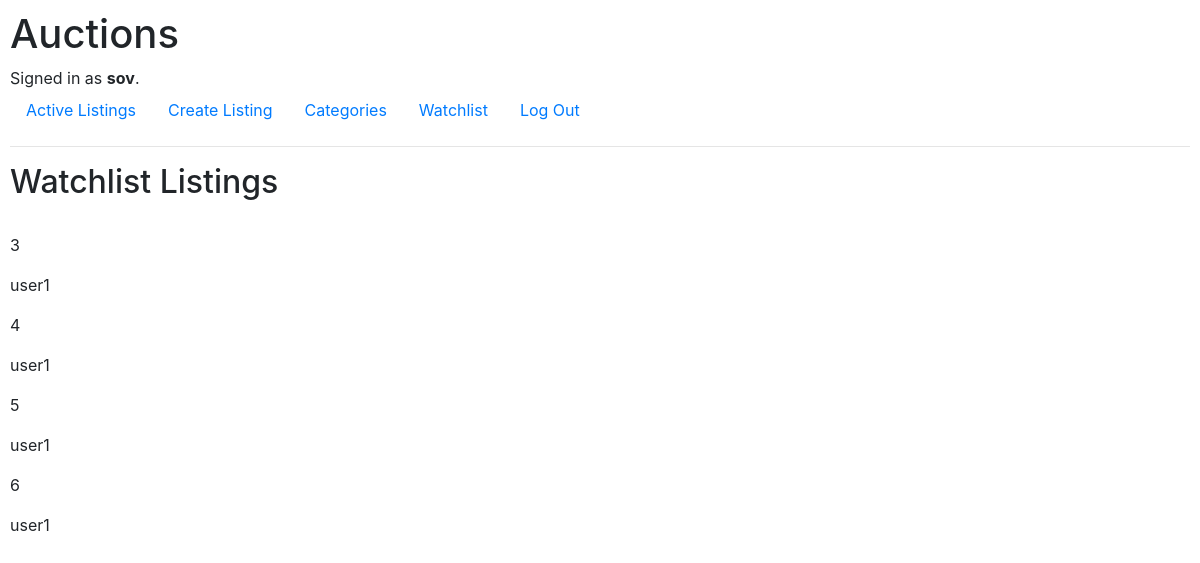
Screenshot of /view_watchlist (signed in) with the database file from the repository.
### auctions/models.py (models this page shows, shortened)
class User(AbstractUser):
    pass

class Watchlists(models.Model):
	owner = models.ForeignKey(User, on_delete=models.CASCADE)
	products = models.ForeignKey(Listings, on_delete=models.CASCADE, blank=True, related_name="listing")

### auctions/views.py (the view)
# urls.py: path("view_watchlist", views.view_watchlist, name="view_watchlist"),
def view_watchlist(request):
    w = Watchlists.objects.filter(owner = 3)
    return render(request, "auctions/watchlist.html",{
        "listings": w
    })

### auctions/templates/auctions/watchlist.html (shortened to what this page needs)
{% extends "auctions/layout.html" %}
{% block body %}
    <h2>Watchlist Listings</h2>
	<br>
	{% for listing in listings %}
	<p>{{listing.id}}</p>
	<p>{{listing.owner}}</p>
	{% endfor %}
{% endblock %}

### auctions/templates/auctions/layout.html (shortened to what this page needs)
{% load static %}
<!DOCTYPE html>
<html lang="en">
    <head>
        <link rel="stylesheet" href="https://stackpath.bootstrapcdn.com/bootstrap/4.4.1/css/bootstrap.min.css">
        <link href="{% static 'auctions/styles.css' %}" rel="stylesheet">
    </head>
    <body>
        <h1>Auctions</h1>
        <div>
            {% if user.is_authenticated %}
                Signed in as <strong>{{ user.username }}</strong>.
            {% else %}
                Not signed in.
            {% endif %}
        </div>
        <ul class="nav">
            <li class="nav-item">
                <a class="nav-link" href="{% url 'index' %}">Active Listings</a>
            </li>
            {% if user.is_authenticated %}
				<li class="nav-item">
					<a href="{% url 'newListing' %}" class="nav-link">Create Listing</a>
				</li>
				<li class="nav-item"><a href="#" class="nav-link">Categories</a></li>
				<li class="nav-item"><a href="{% url 'view_watchlist' %}" class="nav-link">Watchlist	</a></li>
                <li class="nav-item">
                    <a class="nav-link" href="{% url 'logout' %}">Log Out</a>
                </li>
            {% endif %}
        </ul>
        <hr>
        {% block body %}
        {% endblock %}
    </body>
</html>

### auctions/static/auctions/styles.css (style rules this page uses)
body { padding: 10px; }

### rows the page displays
User: username "sov"
Watchlists: id "3", owner "user1"
Watchlists: id "4", owner "user1"
Watchlists: id "5", owner "user1"
Watchlists: id "6", owner "user1"
